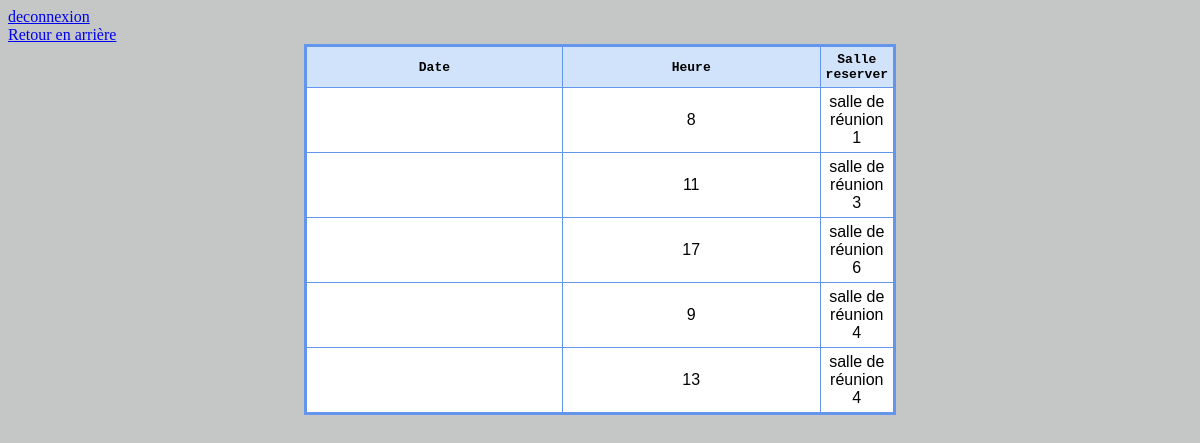
The page /creneau_admin.php on the database as committed earlier.
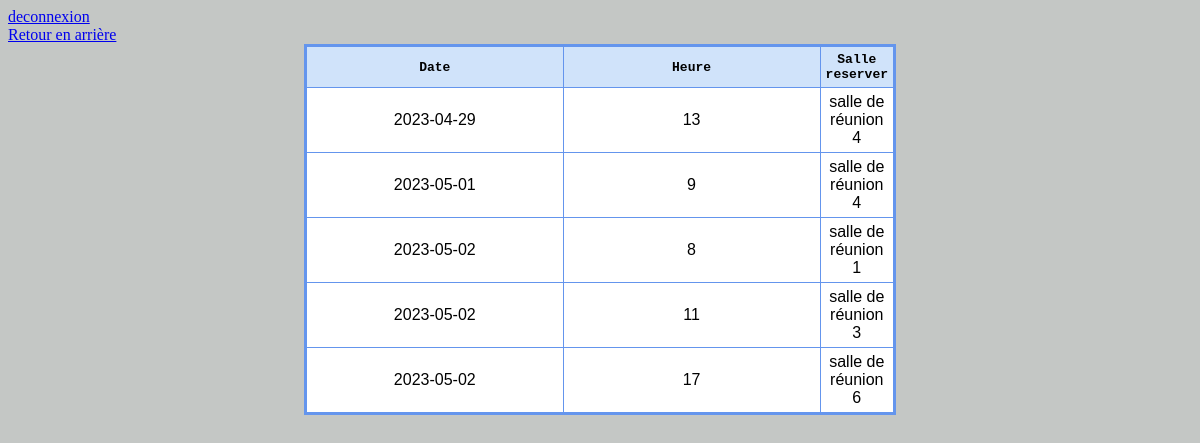
The same page on the database as committed later.
### tables this page shows
CREATE TABLE `creneau` (
  `id_creneau` int NOT NULL,
  `date` date DEFAULT NULL,
  `heure` int DEFAULT NULL,
  `id_sal` int DEFAULT NULL,
  `id_us` int DEFAULT NULL
);

CREATE TABLE `salle` (
  `id_salle` int NOT NULL,
  `nom_salle` varchar(100) NOT NULL
);

### creneau_admin.php (the view, shortened to what this page needs)
<html>
<head>
</head>
<body>
<a href="deconnexion.php">deconnexion</a>
</br><a href="admin.php">Retour en arrière</a>
		<link rel="stylesheet" type="text/css" href="css/creneau.css" />
	<table id="tableau" data-responsive="table">
	<thead>
		<tr>
			<th>Date</th>
			<th>Heure</th>
			<th>Salle reserver</th>
		</tr>
	</thead>
	<tbody>
			<?php
				include_once('config.php');
				$result =mysqli_query($mysqli,
				"SELECT *
				FROM creneau
				inner join salle on creneau.id_sal=salle.id_salle
				ORDER BY date");
while($res = mysqli_fetch_array($result)) {
echo "<tr>";
echo "<td>".$res['date']."</td>";
echo "<td>".$res['heure']."</td>";
echo "<td>".$res['nom_salle']."</td>";
}
?>
	</tbody>
</table>
</body>
</html>

Rows that differ between the two databases and show on the page:
changed creneau (number 1 of 5 on the later page): date (not shown) → "2023-04-29"; moves up the list
changed creneau (number 2 of 5 on the later page): date (not shown) → "2023-05-01"; moves up the list
changed creneau "salle de réunion 1": date (not shown) → "2023-05-02"
changed creneau "salle de réunion 3": date (not shown) → "2023-05-02"
changed creneau "salle de réunion 6": date (not shown) → "2023-05-02"
